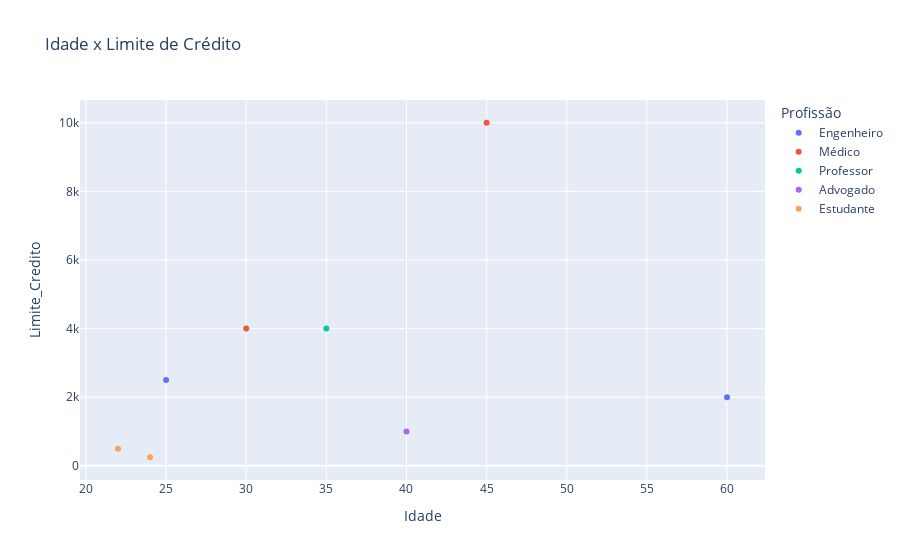

Notebook source saved alongside this figure:
### Markdown cell above
# Tereceira Análise
Na análise acima, pudemos perceber que, em relação aos solteiros, os casados têm uma média de limite de crédito 266% maior. Agora, como última análise, proponho verificar a relação entre o limite de crédito e a idade das pessoas analisadas.

### Code cell
fig = px.scatter(df, x='Idade', y='Limite_Credito', color='Profissão', title='Idade x Limite de Crédito')

fig.show()

### Figure 1 — Plotly figure (JSON) as saved in the notebook; plotly's stock layout.template omitted (floating-point values rounded to 4 significant figures)
{"data": [{"hovertemplate": "Profissão=Engenheiro<br>Idade=%{x}<br>Limite_Credito=%{y}<extra></extra>", "legendgroup": "Engenheiro", "marker": {"color": "#636efa", "symbol": "circle"}, "mode": "markers", "name": "Engenheiro", "orientation": "v", "showlegend": true, "type": "scatter", "x": [25, 60], "xaxis": "x", "y": [2500.0, 2000.0], "yaxis": "y"}, {"hovertemplate": "Profissão=Médico<br>Idade=%{x}<br>Limite_Credito=%{y}<extra></extra>", "legendgroup": "Médico", "marker": {"color": "#EF553B", "symbol": "circle"}, "mode": "markers", "name": "Médico", "orientation": "v", "showlegend": true, "type": "scatter", "x": [30, 45], "xaxis": "x", "y": [4000.0, 10000.0], "yaxis": "y"}, {"hovertemplate": "Profissão=Professor<br>Idade=%{x}<br>Limite_Credito=%{y}<extra></extra>", "legendgroup": "Professor", "marker": {"color": "#00cc96", "symbol": "circle"}, "mode": "markers", "name": "Professor", "orientation": "v", "showlegend": true, "type": "scatter", "x": [35], "xaxis": "x", "y": [4000.0], "yaxis": "y"}, {"hovertemplate": "Profissão=Advogado<br>Idade=%{x}<br>Limite_Credito=%{y}<extra></extra>", "legendgroup": "Advogado", "marker": {"color": "#ab63fa", "symbol": "circle"}, "mode": "markers", "name": "Advogado", "orientation": "v", "showlegend": true, "type": "scatter", "x": [40], "xaxis": "x", "y": [1000.0], "yaxis": "y"}, {"hovertemplate": "Profissão=Estudante<br>Idade=%{x}<br>Limite_Credito=%{y}<extra></extra>", "legendgroup": "Estudante", "marker": {"color": "#FFA15A", "symbol": "circle"}, "mode": "markers", "name": "Estudante", "orientation": "v", "showlegend": true, "type": "scatter", "x": [22, 24], "xaxis": "x", "y": [500.0, 250.0], "yaxis": "y"}], "layout": {"legend": {"title": {"text": "Profissão"}, "tracegroupgap": 0}, "title": {"text": "Idade x Limite de Crédito"}, "xaxis": {"anchor": "y", "domain": [0, 1], "title": {"text": "Idade"}}, "yaxis": {"anchor": "x", "domain": [0, 1], "title": {"text": "Limite_Credito"}}}}
